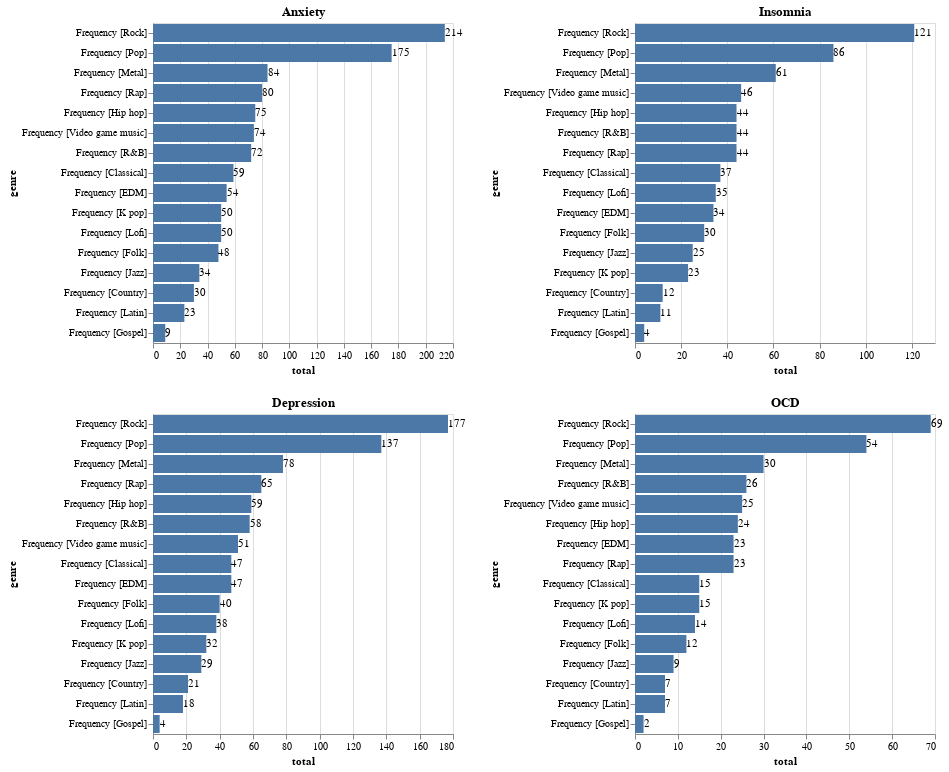

The cell this chart's notebook holds for it:
### Code cell
'''
Rock, Pop and Metal are the common genres between people with 
pathology levels higher than 5 points. This insight could mean
two statements.

1) Rock, Pop and Metal are just the most popular music genres
and that fact makes them the easy to be chosen between people
with any type of disorder.
2) Rock, Pop and Metal has a negative impact in people mental
health.
'''

anxietyCount = graphPeopleByPathologyAndMusicGenre(dataset=dataset,
                                                    pathologyThreshold=5,
                                                    pathologyName="Anxiety")

depressionCount = graphPeopleByPathologyAndMusicGenre(dataset=dataset,
                                                    pathologyThreshold=5,
                                                    pathologyName="Depression")

insomniaCount = graphPeopleByPathologyAndMusicGenre(dataset=dataset,
                                                    pathologyThreshold=5,
                                                    pathologyName="Insomnia")

ocdCount = graphPeopleByPathologyAndMusicGenre(dataset=dataset,
                                                    pathologyThreshold=5,
                                                    pathologyName="OCD")

# Concatenate charts 
pathologiesGeneralChart = anxietyCount & depressionCount | insomniaCount & ocdCount

# Show general chart
pathologiesGeneralChart

### Figure 1 — Vega-Lite specification as saved in the notebook (floating-point values rounded to 4 significant figures)
{"config": {"view": {"continuousWidth": 300, "continuousHeight": 300}}, "hconcat": [{"vconcat": [{"layer": [{"mark": {"type": "bar"}, "encoding": {"x": {"field": "total", "type": "quantitative"}, "y": {"field": "genre", "sort": "-x", "type": "nominal"}}, "title": "Anxiety"}, {"mark": {"type": "text", "align": "left", "baseline": "middle"}, "encoding": {"text": {"field": "total", "type": "quantitative"}, "x": {"field": "total", "type": "quantitative"}, "y": {"field": "genre", "sort": "-x", "type": "nominal"}}, "title": "Anxiety"}], "data": {"name": "data-c828477ffba27be92d6ba622729cdd48"}}, {"layer": [{"mark": {"type": "bar"}, "encoding": {"x": {"field": "total", "type": "quantitative"}, "y": {"field": "genre", "sort": "-x", "type": "nominal"}}, "title": "Depression"}, {"mark": {"type": "text", "align": "left", "baseline": "middle"}, "encoding": {"text": {"field": "total", "type": "quantitative"}, "x": {"field": "total", "type": "quantitative"}, "y": {"field": "genre", "sort": "-x", "type": "nominal"}}, "title": "Depression"}], "data": {"name": "data-86ad1e2ca639464908765873f90859e6"}}]}, {"vconcat": [{"layer": [{"mark": {"type": "bar"}, "encoding": {"x": {"field": "total", "type": "quantitative"}, "y": {"field": "genre", "sort": "-x", "type": "nominal"}}, "title": "Insomnia"}, {"mark": {"type": "text", "align": "left", "baseline": "middle"}, "encoding": {"text": {"field": "total", "type": "quantitative"}, "x": {"field": "total", "type": "quantitative"}, "y": {"field": "genre", "sort": "-x", "type": "nominal"}}, "title": "Insomnia"}], "data": {"name": "data-6894d9a48a7926791ec849ae28804c14"}}, {"layer": [{"mark": {"type": "bar"}, "encoding": {"x": {"field": "total", "type": "quantitative"}, "y": {"field": "genre", "sort": "-x", "type": "nominal"}}, "title": "OCD"}, {"mark": {"type": "text", "align": "left", "baseline": "middle"}, "encoding": {"text": {"field": "total", "type": "quantitative"}, "x": {"field": "total", "type": "quantitative"}, "y": {"field": "genre", "sort": "-x", "type": "nominal"}}, "title": "OCD"}], "data": {"name": "data-b666e2b607ed0cb57ffffffe6405c4aa"}}]}], "$schema": "https://vega.github.io/schema/vega-lite/v5.16.3.json", "datasets": {"data-c828477ffba27be92d6ba622729cdd48": [{"genre": "Frequency [Classical]", "total": 59}, {"genre": "Frequency [Country]", "total": 30}, {"genre": "Frequency [EDM]", "total": 54}, {"genre": "Frequency [Folk]", "total": 48}, {"genre": "Frequency [Gospel]", "total": 9}, {"genre": "Frequency [Hip hop]", "total": 75}, {"genre": "Frequency [Jazz]", "total": 34}, {"genre": "Frequency [K pop]", "total": 50}, {"genre": "Frequency [Latin]", "total": 23}, {"genre": "Frequency [Lofi]", "total": 50}, {"genre": "Frequency [Metal]", "total": 84}, {"genre": "Frequency [Pop]", "total": 175}, {"genre": "Frequency [R&B]", "total": 72}, {"genre": "Frequency [Rap]", "total": 80}, {"genre": "Frequency [Rock]", "total": 214}, {"genre": "Frequency [Video game music]", "total": 74}], "data-86ad1e2ca639464908765873f90859e6": [{"genre": "Frequency [Classical]", "total": 47}, {"genre": "Frequency [Country]", "total": 21}, {"genre": "Frequency [EDM]", "total": 47}, {"genre": "Frequency [Folk]", "total": 40}, {"genre": "Frequency [Gospel]", "total": 4}, {"genre": "Frequency [Hip hop]", "total": 59}, {"genre": "Frequency [Jazz]", "total": 29}, {"genre": "Frequency [K pop]", "total": 32}, {"genre": "Frequency [Latin]", "total": 18}, {"genre": "Frequency [Lofi]", "total": 38}, {"genre": "Frequency [Metal]", "total": 78}, {"genre": "Frequency [Pop]", "total": 137}, {"genre": "Frequency [R&B]", "total": 58}, {"genre": "Frequency [Rap]", "total": 65}, {"genre": "Frequency [Rock]", "total": 177}, {"genre": "Frequency [Video game music]", "total": 51}], "data-6894d9a48a7926791ec849ae28804c14": [{"genre": "Frequency [Classical]", "total": 37}, {"genre": "Frequency [Country]", "total": 12}, {"genre": "Frequency [EDM]", "total": 34}, {"genre": "Frequency [Folk]", "total": 30}, {"genre": "Frequency [Gospel]", "total": 4}, {"genre": "Frequency [Hip hop]", "total": 44}, {"genre": "Frequency [Jazz]", "total": 25}, {"genre": "Frequency [K pop]", "total": 23}, {"genre": "Frequency [Latin]", "total": 11}, {"genre": "Frequency [Lofi]", "total": 35}, {"genre": "Frequency [Metal]", "total": 61}, {"genre": "Frequency [Pop]", "total": 86}, {"genre": "Frequency [R&B]", "total": 44}, {"genre": "Frequency [Rap]", "total": 44}, {"genre": "Frequency [Rock]", "total": 121}, {"genre": "Frequency [Video game music]", "total": 46}], "data-b666e2b607ed0cb57ffffffe6405c4aa": [{"genre": "Frequency [Classical]", "total": 15}, {"genre": "Frequency [Country]", "total": 7}, {"genre": "Frequency [EDM]", "total": 23}, {"genre": "Frequency [Folk]", "total": 12}, {"genre": "Frequency [Gospel]", "total": 2}, {"genre": "Frequency [Hip hop]", "total": 24}, {"genre": "Frequency [Jazz]", "total": 9}, {"genre": "Frequency [K pop]", "total": 15}, {"genre": "Frequency [Latin]", "total": 7}, {"genre": "Frequency [Lofi]", "total": 14}, {"genre": "Frequency [Metal]", "total": 30}, {"genre": "Frequency [Pop]", "total": 54}, {"genre": "Frequency [R&B]", "total": 26}, {"genre": "Frequency [Rap]", "total": 23}, {"genre": "Frequency [Rock]", "total": 69}, {"genre": "Frequency [Video game music]", "total": 25}]}}
